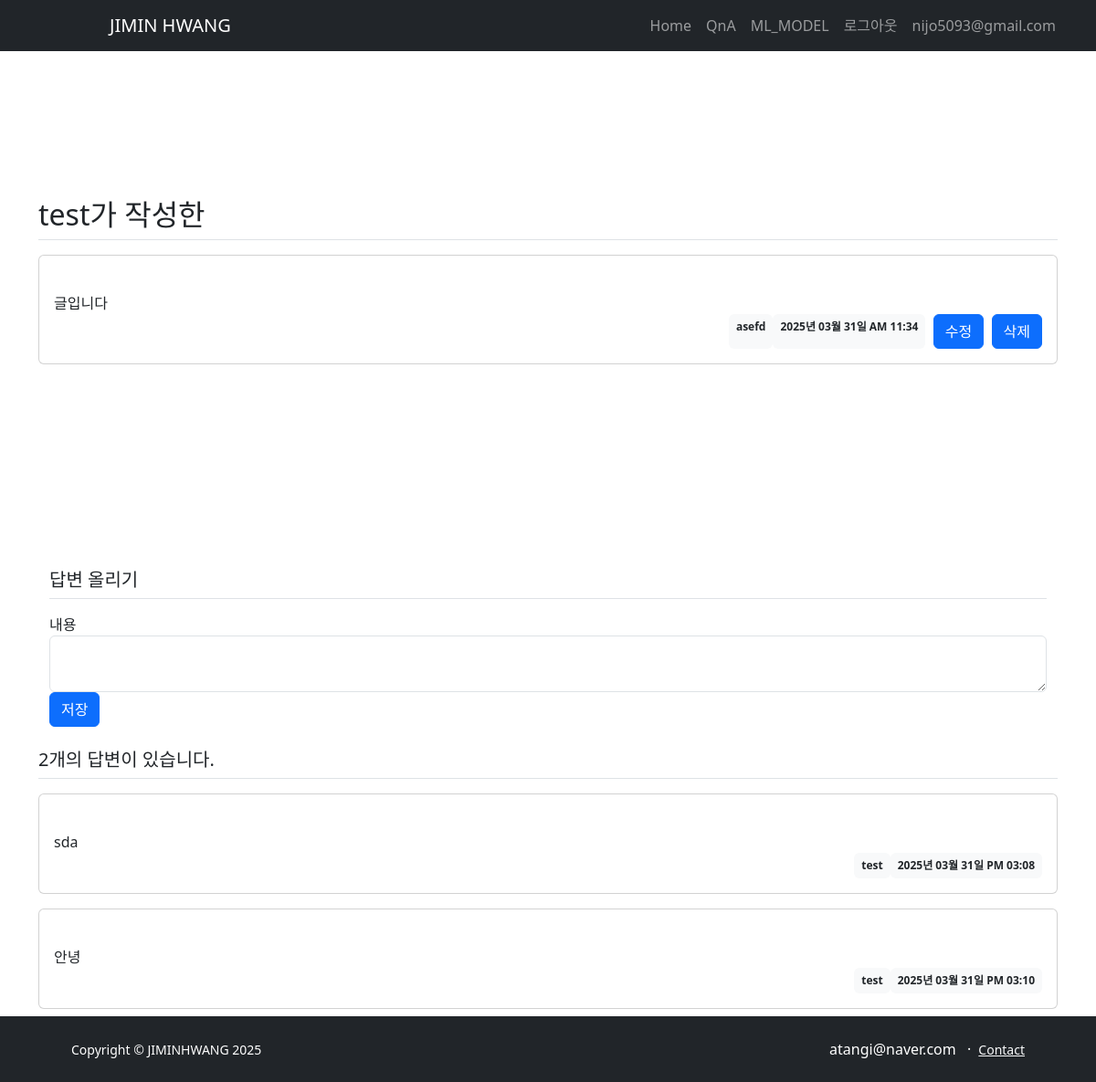
/board/details/31/ (signed in), run on the app's committed database.
### board/models.py (models this page shows)
class Question(db.Model):
    id = db.Column(db.Integer, primary_key=True)
    subject = db.Column(db.String(200), nullable=False)
    content = db.Column(db.Text(), nullable=False)
    create_date = db.Column(db.DateTime(), nullable=False)
    user_id = db.Column(db.Integer, db.ForeignKey('user.id', ondelete='CASCADE'), nullable=True, default=1, server_default=text("1"))
    user = db.relationship('User', backref=db.backref('question_set'))

class User(db.Model):
    id = db.Column(db.Integer, primary_key=True)
    username = db.Column(db.String(8), nullable=False, unique=True)
    password = db.Column(db.String(25), nullable=False)
    email = db.Column(db.String(100), unique=True, nullable=False)

class Answer(db.Model):
    id = db.Column(db.Integer, primary_key=True)
    question_id = db.Column(db.Integer, db.ForeignKey('question.id', ondelete='CASCADE'))
    question = db.relationship('Question', backref=db.backref('answer_set')) # question을 통해 answer_set
    content = db.Column(db.Text(), nullable=False)
    create_date = db.Column(db.DateTime(), nullable=False)
    user_id = db.Column(db.Integer, db.ForeignKey('user.id', ondelete='CASCADE'), nullable=True, server_default=text("1"))
    user = db.relationship('User', backref=db.backref('answer_set'))  # user를 통해 answer_set

### board/views/board_views.py (the view)
@cbp.route('/details/<int:question_id>/')
def detail(question_id):
    question = Question.query.get_or_404(question_id)
    form = AnswerForm()
    return render_template('board/boardDetail.html', question=question, form=form, question_id=question_id)

### board/forms.py
class AnswerForm(FlaskForm):
    content = TextAreaField('내용', validators=[DataRequired()])

### board/views/auth_views.py (called while the page is built)
@auth.before_app_request
def load_logged_in_user():
    user_id = session.get('user_id')
    if user_id is None:
        g.user = None
    else:
        g.user = User.query.get(user_id)

### filters.py (called while the page is built)
def format_datetime(value, fmt='%Y년 %m월 %d일 %p %I:%M'):
    return value.strftime(fmt)

### templates/board/boardDetail.html (shortened to what this page needs)
{% extends 'base.html' %} {% block content %}
<div class="container my-3">
  <h2 class="border-bottom py-2">{{ question.subject }}</h2>
  <div class="card my-3">
    <div class="card-body">
      <div class="card-text" style="white-space: pre-line">
        {{ question.content }}
      </div>
      <div class="d-flex justify-content-end">
        <div class="badge bg-light text-dark p-2">
          {{ question.user.username }}
        </div>
        <div class="badge bg-light text-dark p-2">
          {{ question.create_date | date_time }}
        </div>
        {% if g.user == question.user %}&nbsp;&nbsp;
        <a
          class="btn btn-primary"
          href="{{ url_for('board.modify', question_id=question.id ) }}"
          >수정</a
        >&nbsp;&nbsp;
        <a
          class="btn btn-primary"
          href="{{ url_for('board.delete', question_id=question.id ) }}"
          >삭제</a
        >
        {% endif %}
      </div>
    </div>
  </div>
  {% include 'answer/answerForm.html' %}
  <h5 class="border-bottom my-3 py-2">
    {{ question.answer_set|length }}개의 답변이 있습니다.
  </h5>
  {% for answer in question.answer_set %}
  <div class="card my-3">
    <div class="card-body">
      <div class="card-text" style="white-space: pre-line">
        {{ answer.content }}
      </div>
      <div class="d-flex justify-content-end">
        <div class="badge bg-light text-dark p-2">
          {{ answer.user.username }}
        </div>
        <div class="badge bg-light text-dark p-2">
          {{ answer.create_date | date_time }}
        </div>
      </div>
    </div>
  </div>
  {% endfor %}
  <br />
  <br />
  {% endblock %}

### templates/navbar.html (shortened to what this page needs)
<div id="header" class="py-5">
  <nav class="navbar navbar-expand-lg navbar-dark bg-dark sticky-top">
    <div class="container px-5">
      <a class="navbar-brand">JIMIN HWANG</a>
      <div class="collapse navbar-collapse" id="navbarSupportedContent">
        <ul class="navbar-nav ms-auto mb-2 mb-lg-0">
          <li class="nav-item"><a class="nav-link" href="#one">Home</a></li>
          <li class="nav-item">
            <a class="nav-link" href="{{ url_for('board.list')}}">QnA</a>
          </li>
          {% if not g.user %}
          <li class="nav-item">
            <a class="nav-link" href="{{ url_for('auth.signup') }}"
              >회원 가입</a
            >
          </li>
          <li class="nav-item">
            <a class="nav-link" href="{{ url_for('auth.login') }}">로그인</a>
          </li>
          {% else %}
          <li class="nav-item">
            <a class="nav-link" href="{{ url_for('ml_model.inference') }}"
              >ML_MODEL</a
            >
          </li>
          <li class="nav-item">
            <a class="nav-link" href="{{ url_for('auth.logout') }}">로그아웃</a>
          </li>
          <li class="nav-item">
            <a class="nav-link" href="#">{{ g.user.email }}</a>
          </li>
          {% endif %}
        </ul>
      </div>
    </div>
  </nav>
</div>

### templates/base.html (style rules this page uses)
.navbar { overflow: hidden; background-color: #333; position: fixed; top: 0; width: 100%; }

### data on the page
Question: subject "test가 작성한", content "글입니다", create_date "2025년 03월 31일 AM 11:34"
User: user.username "asefd", user.email "nijo5093@gmail.com"
Answer: content "sda", user.username "test", create_date "2025년 03월 31일 PM 03:08"
Answer: content "안녕", user.username "test", create_date "2025년 03월 31일 PM 03:10"

### other printed values
{{ question.answer_set|length }} "2"
